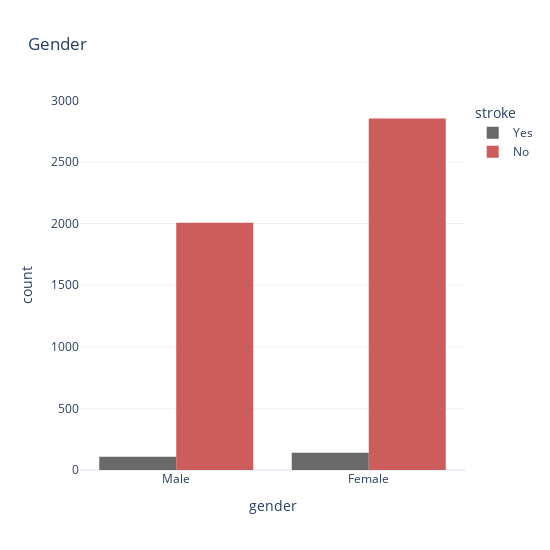
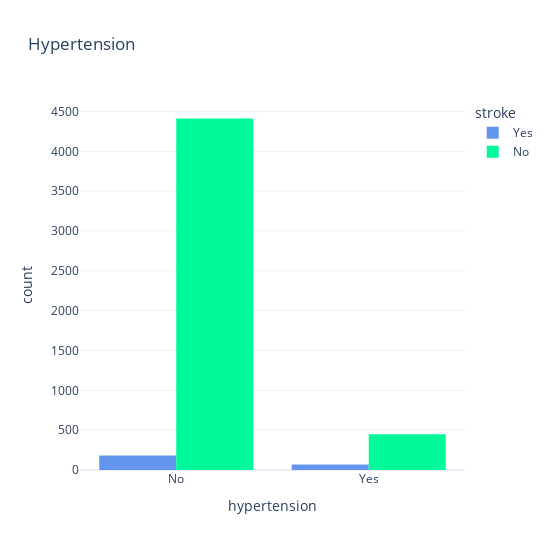

Source (notebook cell) for these figures, in order:
### Code cell
# barplot of gender, hypertension and any history of heart diseases effect the stroke:
fig = px.histogram(data, x='gender', color='stroke', barmode='group', width=550,height=550,title='Gender',color_discrete_sequence= ['dimgrey','indianred'],template="plotly_white")
fig.show()
fig = px.histogram(data, x='hypertension', color='stroke', barmode='group', width=550,height=550,title='Hypertension',color_discrete_sequence= ['cornflowerblue','mediumspringgreen'],template="plotly_white")
fig.show()
fig = px.histogram(data, x='heart_disease', color='stroke', barmode='group', width=550,height=550,title='Heart Disease',color_discrete_sequence= ['darkslateblue','darkturquoise'],template="plotly_white")
fig.show()

### Figure 1 — Plotly figure (JSON) as saved in the notebook; plotly's stock layout.template omitted (floating-point values rounded to 4 significant figures; data arrays with more than 128 entries replaced by an {"elided": "..."} marker saying what was removed)
{"data": [{"alignmentgroup": "True", "bingroup": "x", "hovertemplate": "stroke=Yes<br>gender=%{x}<br>count=%{y}<extra></extra>", "legendgroup": "Yes", "marker": {"color": "dimgrey", "pattern": {"shape": ""}}, "name": "Yes", "offsetgroup": "Yes", "orientation": "v", "showlegend": true, "type": "histogram", "x": {"elided": "249 str values"}, "xaxis": "x", "yaxis": "y"}, {"alignmentgroup": "True", "bingroup": "x", "hovertemplate": "stroke=No<br>gender=%{x}<br>count=%{y}<extra></extra>", "legendgroup": "No", "marker": {"color": "indianred", "pattern": {"shape": ""}}, "name": "No", "offsetgroup": "No", "orientation": "v", "showlegend": true, "type": "histogram", "x": {"elided": "4860 str values"}, "xaxis": "x", "yaxis": "y"}], "layout": {"barmode": "group", "height": 550, "legend": {"title": {"text": "stroke"}, "tracegroupgap": 0}, "title": {"text": "Gender"}, "width": 550, "xaxis": {"anchor": "y", "autorange": true, "domain": [0, 1], "range": [-0.5, 1.5], "title": {"text": "gender"}, "type": "category"}, "yaxis": {"anchor": "x", "autorange": true, "domain": [0, 1], "range": [0, 3003.0], "title": {"text": "count"}}}}

### Figure 2 — Plotly figure (JSON) as saved in the notebook; plotly's stock layout.template omitted (floating-point values rounded to 4 significant figures; data arrays with more than 128 entries replaced by an {"elided": "..."} marker saying what was removed)
{"data": [{"alignmentgroup": "True", "bingroup": "x", "hovertemplate": "stroke=Yes<br>hypertension=%{x}<br>count=%{y}<extra></extra>", "legendgroup": "Yes", "marker": {"color": "cornflowerblue", "pattern": {"shape": ""}}, "name": "Yes", "offsetgroup": "Yes", "orientation": "v", "showlegend": true, "type": "histogram", "x": {"elided": "249 str values"}, "xaxis": "x", "yaxis": "y"}, {"alignmentgroup": "True", "bingroup": "x", "hovertemplate": "stroke=No<br>hypertension=%{x}<br>count=%{y}<extra></extra>", "legendgroup": "No", "marker": {"color": "mediumspringgreen", "pattern": {"shape": ""}}, "name": "No", "offsetgroup": "No", "orientation": "v", "showlegend": true, "type": "histogram", "x": {"elided": "4860 str values"}, "xaxis": "x", "yaxis": "y"}], "layout": {"barmode": "group", "height": 550, "legend": {"title": {"text": "stroke"}, "tracegroupgap": 0}, "title": {"text": "Hypertension"}, "width": 550, "xaxis": {"anchor": "y", "autorange": true, "domain": [0, 1], "range": [-0.5, 1.5], "title": {"text": "hypertension"}, "type": "category"}, "yaxis": {"anchor": "x", "autorange": true, "domain": [0, 1], "range": [0, 4644.0], "title": {"text": "count"}}}}
